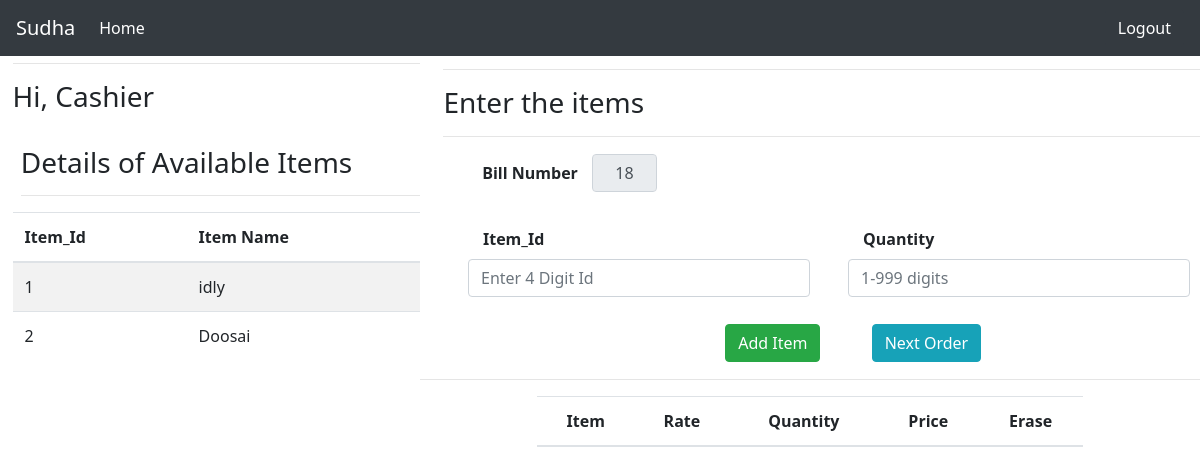
Page /cashier/search/ (signed in) on the earlier database version.
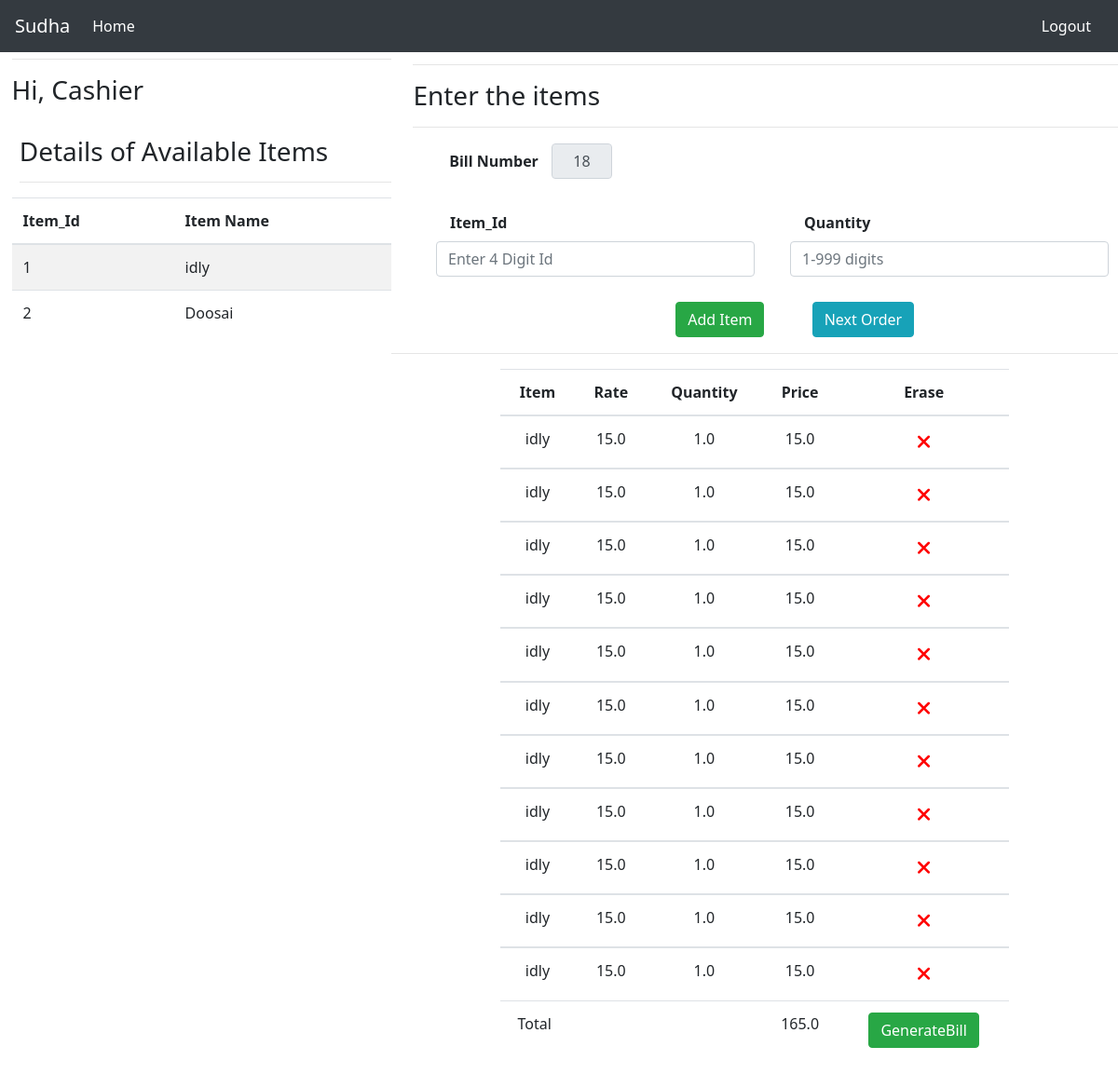
Same page on the later database version.
### accounts/models.py (models this page shows)
class CompanyDetails(models.Model):
    Code = models.CharField(unique =True,max_length=30)
    Company_name = models.CharField(max_length=30)
    Owner_Email_Address = models.CharField(max_length=50)
    AdminPass = models.CharField(max_length=50)
    def __str__(self):
        return self.Company_name

### adminw/models.py (models this page shows, shortened)
class Items(models.Model):
    user = models.ForeignKey(User,on_delete=models.CASCADE,default='')
    Product_Id = models.IntegerField()
    Product_name = models.CharField(max_length=30)
    Price = models.FloatField()

### cashier/models.py (models this page shows, shortened)
class Sales(models.Model):
    user = models.ForeignKey(User,on_delete=models.CASCADE,default='')
    Product_name = models.CharField(max_length=30)
    Price = models.FloatField()
    Quantity = models.FloatField()
    Total = models.FloatField()

### cashier/views.py (the view, shortened to what this page needs)
# urls.py: path('search/',views.search,name='search'),
@login_required(login_url='/accounts/login')
def search(request):
    user=request.user
    test1  = request.user.username
    print ('user',user)
    c = CompanyDetails.objects.filter(Code= test1).first()
    print('shop',c)
    """ args=SalesDetails.objects.filter(user=user)
    t=args.aggregate(Max('BillNo'))
    t1=t['BillNo__max']
    bill = t1 #Maximum Value
    print('The acutal max is',t['BillNo__max'])
    ########################################################################
    if t['BillNo__max'] is None:
        bill = 1
        print('super')
        print(bill) """
    """
    else:
        bill = t1+1
        print('Bill',bill)"""
    sales =Sales.objects.filter(user=user)
    checking = Sales.objects.filter(user=user).aggregate(Sum('Total'))
    print (checking)
    items=Items.objects.filter(user=request.user).order_by('Product_Id')
    args=Bill.objects.filter(user=user)
    t=args.aggregate(Max('BillNumber'))
    t1=t['BillNumber__max']
    bill = t1
    context = {
        'sales':sales,
        'checking':checking,
        'shop' :c,
        'items':items,
        'bill': bill
    }
    return render(request,'search.html',context)

### templates/search.html (shortened to what this page needs)
{% extends "base.html" %}
{% block content%}
{% load static %}
<link rel="stylesheet" href="{% static 'css/csearch.css'%}">
<nav class="navbar navbar-expand-lg navbar-dark bg-dark" style="position: fixed; width: 100%;">
    <a class="navbar-brand mb-0 h1" href="{% url 'twolink' %}">{{shop}}</a>
    <div class="collapse navbar-collapse" id="navbarSupportedContent">
        <ul class="navbar-nav mr-auto">
            <li class="nav-item active">
                <a class="nav-link" href="{% url 'twolink' %}"> Home<span class="sr-only">(current)</span></a>
            </li>
            <li class="nav-item active">
                <a class="nav-link" href="#"><span class="sr-only">(current)</span></a>
            </li>
        </ul>
        <form class="form-inline my-2 my-lg-0">
            <a href="{% url 'login' %}" class="btn btn-dark my-2 my-sm-0" type="submit"> Logout</a>
        </form>
    </div>
</nav>
<div class="wrap">
    <div class="box1">
        <div class='righti'>
            <hr>
            <h3> Hi, Cashier </h3>
            <div style=" padding-left: 2%; font-family: 'Segoe UI', Tahoma, Geneva, Verdana, sans-serif;">
                <br>
                <h3>Details of Available Items</h3>
                <hr>
            </div>
            <div class='top'>
                <table class="table table-striped">
                    <thead>
                        <tr>
                            <th scope="col">Item_Id</th>
                            <th scope="col"> Item Name</th>
                        </tr>
                    </thead>
                    <tbody>
                        {%for item in items%}
                        <tr scope="row">
                            <td> {{ item.Product_Id }}</td>
                            <td>{{ item.Product_name }}</td>
                        </tr>
                        {% endfor %}
                    </tbody>
                </table>
            </div>
        </div>
    </div>
    <div class="box2" id='lefti'>
        <form action="" method="post">
            <div style="margin-left: 3%;">
                <hr>
                <h3>Enter the items</h3>
                <hr>
                <table style="margin-left: 5%;">
                    <thead>
                        <tr>
                            <th id='bill'>Bill Number &nbsp;&nbsp; </th>
                            <th><input id='bi' value={{bill}} class="form-control"
                                    style="width: 25%; text-align: center;" readonly>
                            </th>
                        </tr>
                    </thead>
                </table>
            </div>
            <br>
            <div class="grid-container">
                <div class="form-group">
                    <label for="ab" class="control-label col-sm-2"> <strong> Item_Id </strong></label>
                    <div class="col-sm-16">
                        <input type="text" class="form-control" id='ab' pattern="\d*" maxlength="4" name="id"
                            placeholder='Enter 4 Digit Id' required>
                    </div>
                </div>
                <div class="form-group">
                    <label for="bc" class="control-label col-sm-2"><strong>Quantity</strong></label>
                    <div class="col-sm-16">
                        <input type="text" class="form-control" id='bc' pattern="\d*" maxlength="3" name="quant"
                            placeholder='1-999 digits' required>
                    </div>
                </div>
            </div>
            <table class='next'>
                <thead>
                    <tr>
                        <th id='b1'> <input type="submit" value="Add Item" class="btn btn-success"></th>
                        <th></th>
                        <th id='b2'> <a href="{% url 'search' %}" class="btn btn-info"> Next Order </a></th>
                    </tr>
                </thead>
            </table>
            <hr>
        </form>
        <div class="right-table">
                <table class="table" style="text-align: center;" id='bottom'>
                    <thead class="table -info">
                        <tr>
                            <th scope="col">Item</th>
                            <th scope="col">Rate</th>
                            <th scope="col">Quantity</th>
                            <th scope="col">Price</th>
                            <th scope="col">Erase</th>
                    </thead>
                    {%for item in sales%}
                    <tbody>
                        <tr>
                            <td>{{ item.Product_name }}</td>
                            <td>{{ item.Price }}</td>
                            <td>{{ item.Quantity }}</td>
                            <td>{{ item.Total }}</td>
                            <td><a href="{% url 'remove' item.id %}"
                                    style="font-size: 130%; color: red; text-align: center;"> <i
                                        class="fas fa-times"></i></a></td>
                        </tr>
                        {% endfor %}
                        <tr>
                            {% if checking.Total__sum is empty %}
                            {% else %}
                            <td style="padding-left: 1%;"> Total </td>
                            <td></td>
                            <td></td>
                            <td> {{checking.Total__sum}} </td>
                            <td>
                                <form action="{% url 'export' %}" method='POST'>
                                    <input type="submit" value="GenerateBill" class="btn btn-success">
                                </form>
                            </td> {% endif %}
                        </tr>
                    </tbody>
                </table>
        </div>
    </div>
</div>
{% endblock %}

### templates/base.html (shortened to what this page needs)
<!DOCTYPE html>
<html lang="en">
<head>
    {% load static %}
    <link rel="stylesheet" href="https://maxcdn.bootstrapcdn.com/bootstrap/4.0.0/css/bootstrap.min.css">
    <link rel="stylesheet" href="https://stackpath.bootstrapcdn.com/bootstrap/4.3.1/css/bootstrap.min.css">
</head>
<body>
    {% block content %}
    {% endblock %}
</body>
</html>

### static/css/csearch.css (style rules this page uses)
.wrap { display:flex; }
.righti { margin-left: 3%; margin-top: 15%; }
label { font-family:'Segoe UI', Tahoma, Geneva, Verdana, sans-serif; }
.grid-container { display: grid; grid-template-columns: auto auto; padding: 10px; }
.grid-container > div { border: 1px rgb(243, 236, 236); padding-left: 10%; }
.next { margin-left: 39%; }
body { font-family:'Segoe UI', Tahoma, Geneva, Verdana, sans-serif; }

### templates/search.html (style rules this page uses)
.box1 { width: 35%; overflow: scroll; }
.box2 { width: 65%; overflow: scroll; }
.wrap { margin: 0; }
#b2 { padding-left: 23%; }
#lefti { margin-top: 3%; }
.right-table { width: 70%; margin-left: 15%; }

Differences in the rows shown:
added Sales: Product_name "idly", Price "15.0", Quantity "1.0", Total "15.0"
added Sales: Product_name "idly", Price "15.0", Quantity "1.0", Total "15.0"
added Sales: Product_name "idly", Price "15.0", Quantity "1.0", Total "15.0"
added Sales: Product_name "idly", Price "15.0", Quantity "1.0", Total "15.0"
added Sales: Product_name "idly", Price "15.0", Quantity "1.0", Total "15.0"
added Sales: Product_name "idly", Price "15.0", Quantity "1.0", Total "15.0"
added Sales: Product_name "idly", Price "15.0", Quantity "1.0", Total "15.0"
added Sales: Product_name "idly", Price "15.0", Quantity "1.0", Total "15.0"
added Sales: Product_name "idly", Price "15.0", Quantity "1.0", Total "15.0"
added Sales: Product_name "idly", Price "15.0", Quantity "1.0", Total "15.0"
added Sales: Product_name "idly", Price "15.0", Quantity "1.0", Total "15.0"
Other differences:
{{ checking.Total__sum }}: (not shown) → "165.0"
form field value: (not shown) → "GenerateBill"
text now shown: "Total"
